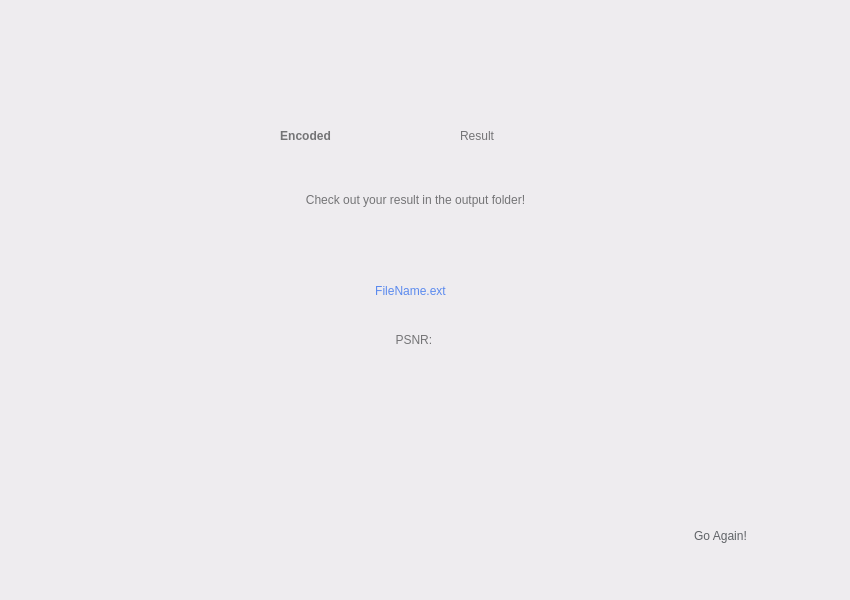
<?xml version="1.0" encoding="UTF-8"?>
<ui version="4.0">
 <class>Widget</class>
 <widget class="QWidget" name="Widget">
  <property name="geometry">
   <rect>
    <x>0</x>
    <y>0</y>
    <width>850</width>
    <height>600</height>
   </rect>
  </property>
  <property name="windowTitle">
   <string>Widget</string>
  </property>
  <property name="styleSheet">
   <string notr="true">background-color: rgb(238, 236, 239);</string>
  </property>
  <widget class="QWidget" name="widget1" native="true">
   <property name="geometry">
    <rect>
     <x>0</x>
     <y>0</y>
     <width>850</width>
     <height>600</height>
    </rect>
   </property>
   <property name="styleSheet">
    <string notr="true">QWidget#widget1 {background-color: rgb(246, 245, 247);};

</string>
   </property>
   <widget class="QLabel" name="label">
    <property name="geometry">
     <rect>
      <x>160</x>
      <y>60</y>
      <width>291</width>
      <height>151</height>
     </rect>
    </property>
    <property name="styleSheet">
     <string notr="true">background-color: rgba(255, 255, 255, 0);
color: rgb(116, 116, 118);
font: 75 72pt &quot;Product Sans&quot;;
font-weight: bold;
</string>
    </property>
    <property name="text">
     <string>Encoded</string>
    </property>
    <property name="alignment">
     <set>Qt::AlignCenter</set>
    </property>
   </widget>
   <widget class="QLabel" name="modeLabel">
    <property name="geometry">
     <rect>
      <x>460</x>
      <y>60</y>
      <width>351</width>
      <height>151</height>
     </rect>
    </property>
    <property name="styleSheet">
     <string notr="true">background-color: rgba(255, 255, 255, 0);
color: rgb(116, 116, 118);
font: 75 72pt &quot;Product Sans&quot;;
</string>
    </property>
    <property name="text">
     <string>Result</string>
    </property>
    <property name="alignment">
     <set>Qt::AlignLeading|Qt::AlignLeft|Qt::AlignVCenter</set>
    </property>
   </widget>
   <widget class="QLabel" name="label_3">
    <property name="geometry">
     <rect>
      <x>230</x>
      <y>190</y>
      <width>371</width>
      <height>20</height>
     </rect>
    </property>
    <property name="styleSheet">
     <string notr="true">background-color: rgba(255, 255, 255, 0);
font: 16pt &quot;Product Sans&quot;;
color: rgb(116, 116, 118);</string>
    </property>
    <property name="text">
     <string>Check out your result in the output folder!</string>
    </property>
    <property name="alignment">
     <set>Qt::AlignCenter</set>
    </property>
   </widget>
   <widget class="QPushButton" name="goButton">
    <property name="geometry">
     <rect>
      <x>640</x>
      <y>510</y>
      <width>161</width>
      <height>51</height>
     </rect>
    </property>
    <property name="styleSheet">
     <string notr="true">font: 17pt &quot;Product Sans&quot;;
color: rgb(96, 99, 103);
border-radius: 25px;
</string>
    </property>
    <property name="text">
     <string>Go Again!</string>
    </property>
   </widget>
   <widget class="QLabel" name="fileNameLabel">
    <property name="geometry">
     <rect>
      <x>250</x>
      <y>260</y>
      <width>321</width>
      <height>61</height>
     </rect>
    </property>
    <property name="styleSheet">
     <string notr="true">font: 75 36pt &quot;Product Sans&quot;;
color: rgb(91, 138, 238);
border-radius: 10px;</string>
    </property>
    <property name="text">
     <string>FileName.ext</string>
    </property>
    <property name="alignment">
     <set>Qt::AlignCenter</set>
    </property>
   </widget>
   <widget class="QLabel" name="psnrLabel">
    <property name="geometry">
     <rect>
      <x>230</x>
      <y>330</y>
      <width>371</width>
      <height>20</height>
     </rect>
    </property>
    <property name="styleSheet">
     <string notr="true">background-color: rgba(255, 255, 255, 0);
font: 16pt &quot;Product Sans&quot;;
color: rgb(116, 116, 118);</string>
    </property>
    <property name="text">
     <string>PSNR: </string>
    </property>
    <property name="alignment">
     <set>Qt::AlignCenter</set>
    </property>
   </widget>
  </widget>
 </widget>
 <resources/>
 <connections/>
</ui>
